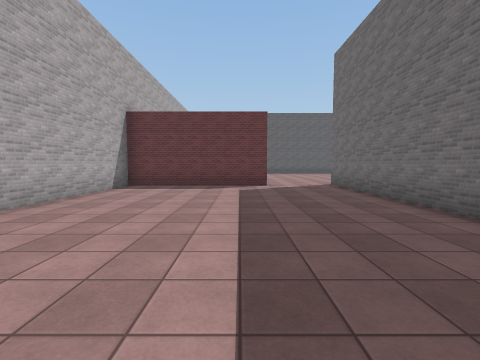
View 1 (above)

19 first-person views from a walk through a scene from a Unity 3-D project. The camera is 1.5 m above the floor, tilts 4° down and sees 90° across. The floor is counted in squares, 2 m on a side. Each view is taken from the middle of a square. On the plan, view 1 faces up. The plan holds only what a view shows up to about 9 squares ahead; the rest is blank. The place goes on beyond the plan. The player is left out. Surface patterns are stand-ins for the level's own textures.

View 2
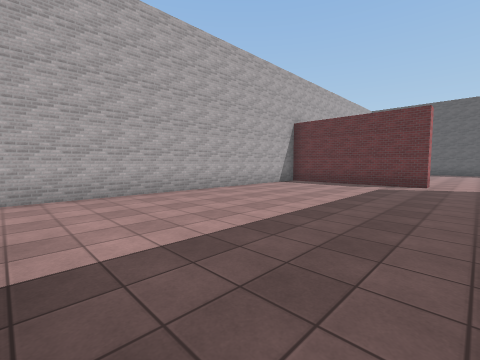

View 3
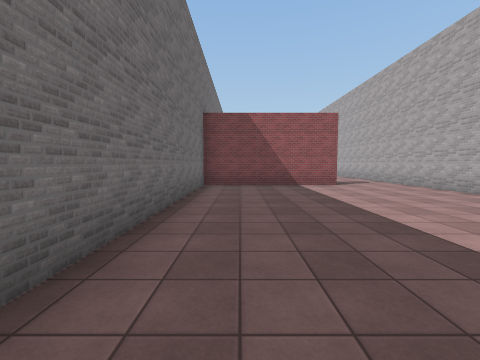

View 4
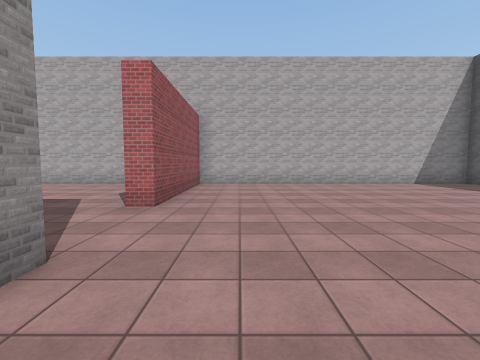

View 5
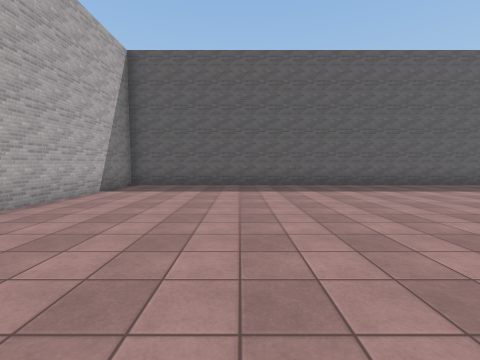

View 6
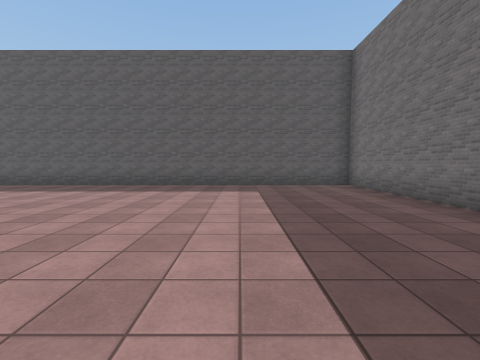

View 7
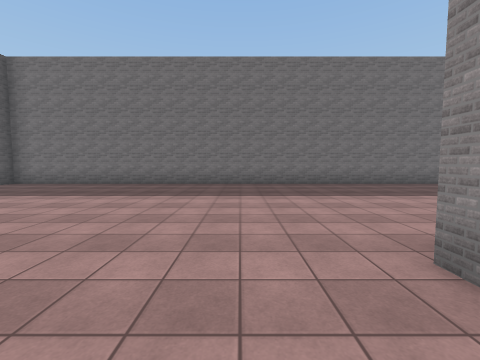

View 8
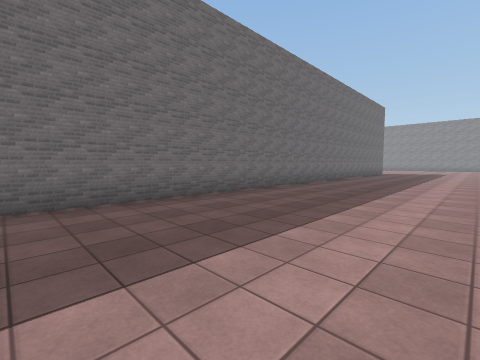

View 9
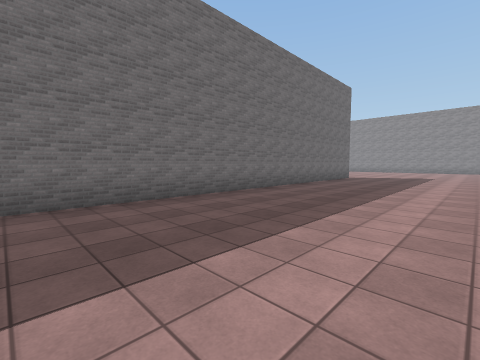

View 10
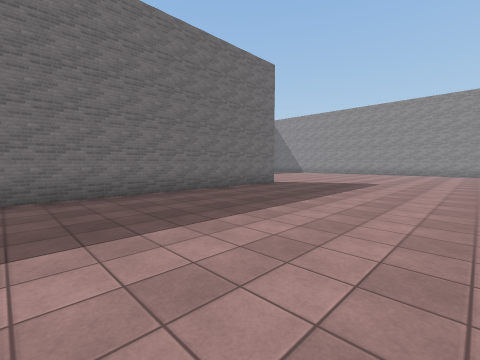

View 11
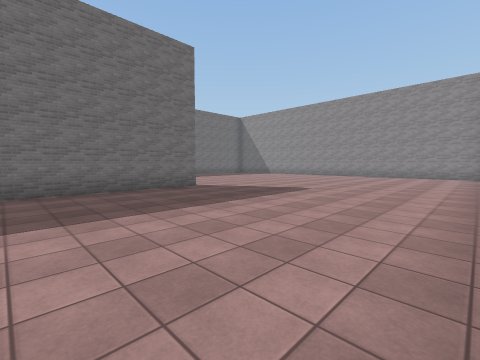

View 12
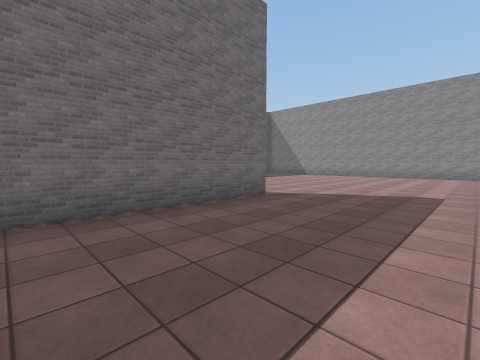

View 13
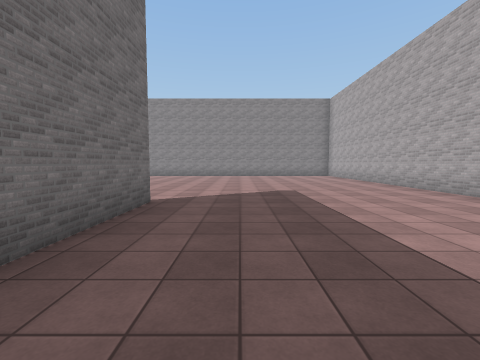

View 14
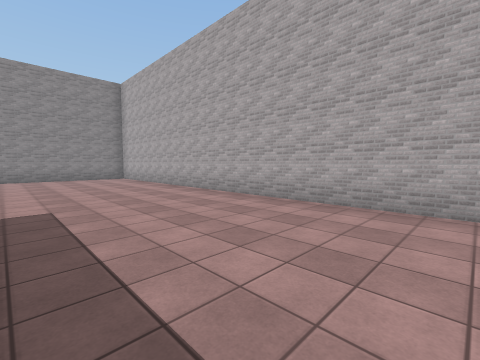

View 15
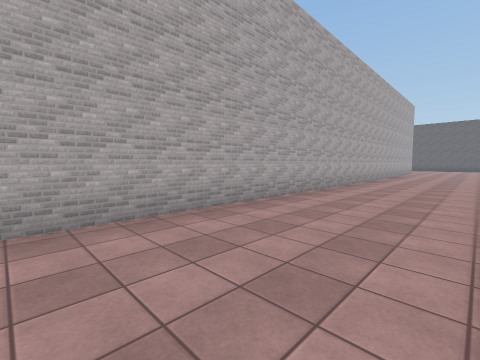

View 16
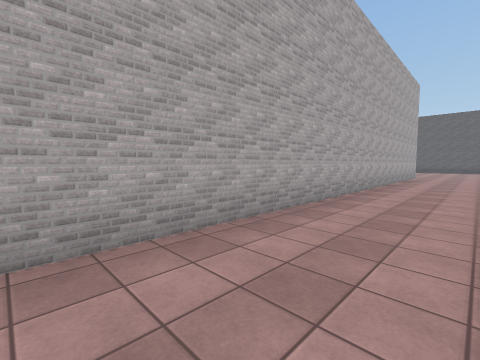

View 17
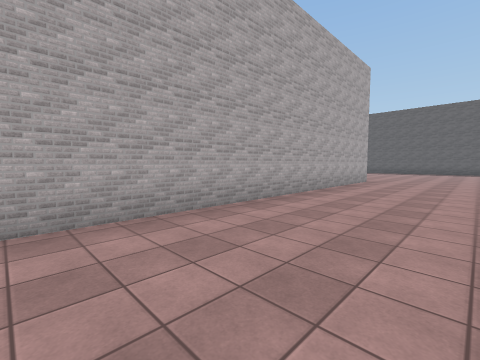

View 18
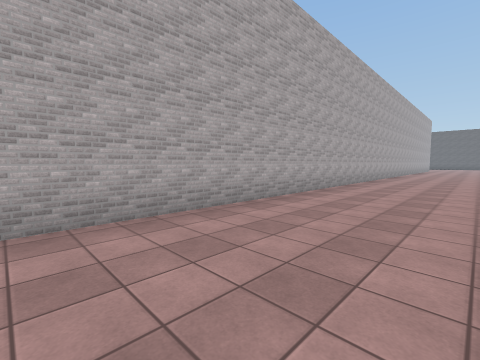

View 19
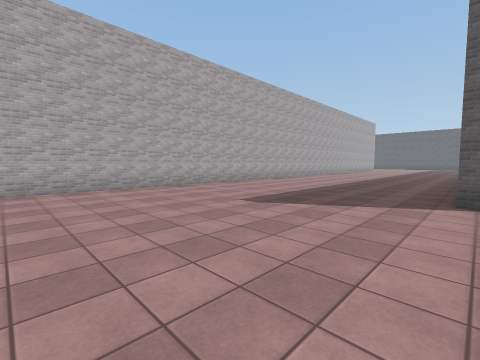

### Floor plan
Points are (right, up) in squares from view 1. A wall is a line through its corners. A room is listed if a view was taken in it or the views show most of it. See-through windows are left out.
Room 1 (views 1, 2, 3)
walls: (-1.4, -1.2) (3.2, -1.2) (3.2, 8.5); (0.9, 8.5) (0.9, 8) (-3.7, 8) (-3.7, -2)
ways out: opening at (1.5, 8) to room 2; opening at (-2.5, -2)
Room 2 (views 4, 5, 6, 7, 8, 9, 10, 11, 12, 13, 14, 15, 16, 17, 18, 19)
walls: (3.8, 7.5) (3.8, -19.1); (3.2, 8.5) (3.8, 8.5); (10.7, -11.8) (10.7, 18.2) (-3.7, 18.2) (-3.7, 8.5) (0.9, 8.5)
ways out: opening at (1.5, 8) to room 1

Positions as (right, up) in squares from view 1, and headings:
1: (0, 0), facing up
2: (2, -1), facing up-left
3: (2, 7), facing down
4: (5, 10), facing left
5: (0, 10), facing up
6: (7, 10), facing up
7: (2, 10), facing right
8: (6, 7), facing down-right
9: (6, 1), facing down-right
10: (5, -4), facing down-right
11: (4, -7), facing down-right
12: (7, -7), facing down-right
13: (9, -7), facing down
14: (8, -9), facing down-left
15: (7, -11), facing up-left
16: (6, -6), facing up-left
17: (7, -2), facing up-left
18: (7, -19), facing up-left
19: (11, -17), facing up-left
